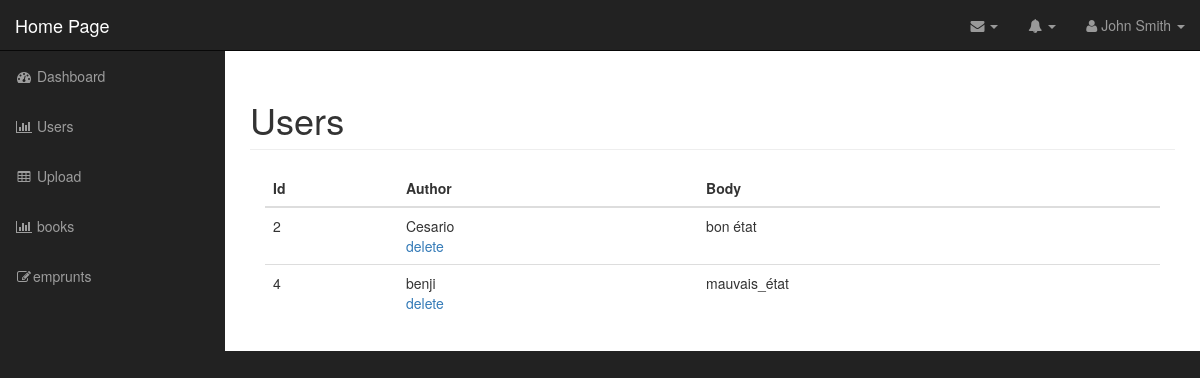
Screenshot of /gallery/admin/emprunt_book.php?id=5 (signed in) with the database file from the repository.
### tables this page shows
CREATE TABLE `emprunts` (
  `id` int(11) NOT NULL,
  `book_id` int(11) NOT NULL,
  `author` varchar(255) NOT NULL,
  `body` text NOT NULL
);

### gallery/admin/includes/database.php (called while the page is built, shortened)
<?php
class Database {
    public $connection;
    public function open_db_connection() {
         $this->connection = new mysqli(DB_HOST,DB_USER,DB_PASS,DB_NAME);
    }
    public function query($sql) {
        $result = $this->connection->query($sql);
        return $result;
    }
    public function escape_string($string) {
        $escaped_string = mysqli_real_escape_string($this->connection, $string);
        return $escaped_string;
    }
}
$database = new Database();

### gallery/admin/includes/emprunt.php (called while the page is built, shortened)
<?php
class Emprunt extends Db_object {
    protected static $db_table = "emprunts";
    public static function find_the_emprunts($book_id=0) {
        global $database;
        $sql = "SELECT * FROM " . self::$db_table;
        $sql .= " WHERE book_id = " . $database->escape_string($book_id);
        $sql .= " ORDER BY book_id ASC";
        return self::find_by_query($sql);
    }
}
?>

### gallery/admin/includes/db_object.php (called while the page is built, shortened)
<?php
class Db_object {
    public static function find_by_query($sql) {
        global $database;
        $result_set = $database->query($sql);
        $the_object_array = array();
        while($row = mysqli_fetch_array($result_set)) {
            $the_object_array[] = static::instantation($row);
        }
        return $the_object_array;
    }
    public static function instantation($the_record) {
        $the_object = new $calling_class;
        foreach ($the_record as $the_attribute => $value) {
            if($the_object -> has_the_attribute($the_attribute)) {
                $the_object -> $the_attribute = $value;
            }
        }
        return $the_object;
    }
        private function has_the_attribute($the_attribute) {
            $object_properties = get_object_vars($this);
            return array_key_exists($the_attribute, $object_properties);
        }
}

### gallery/admin/emprunt_book.php (the view, shortened to what this page needs)
<?php include("includes/header.php"); ?>
<?php
$emprunts = Emprunt::find_the_emprunts($_GET['id']);
?>
        <nav class="navbar navbar-inverse navbar-fixed-top" role="navigation">
            <?php include("includes/top_nav.php") ?>
            <?php include("includes/side_nav.php") ?>
        </nav>
        <div id="page-wrapper">
        <div class="container-fluid">
<div class="row">
    <div class="col-lg-12">
        <h1 class="page-header">
            Users
        </h1>
        <div class="col-md-12">
            <table class="table table-hover">
                <thead>
                    <tr>
                        <th>Id</th>
                        <th>Author</th>
                        <th>Body</th>
                    </tr>
                </thead>
                <tbody>
                    <?php foreach ($emprunts as $emprunt) : ?>
                        <tr>
                        <td><?php echo $emprunt->id; ?></td>
                            <td><?php echo $emprunt-> author;  ?>
                                <div class="action_links">
                                    <a href="delete_emprunt_book.php?id=<?php echo $emprunt->id ?>">delete</a>
                                </div>
                        </td>
                        <td><?php echo $emprunt->body; ?></td>
                    </tr>
                    <?php
                        endforeach; ?>
                </tbody>
            </table>
        </div>
    </div>
</div>
</div>
        </div>
  <?php include("includes/footer.php"); ?>

### gallery/admin/css/sb-admin.css (style rules this page uses)
body { margin-top: 100px; background-color: #222; }
@media (min-width:768px) { body { margin-top: 50px; } }
#page-wrapper { width: 100%; padding: 0; background-color: #fff; }
@media (min-width:768px) { #page-wrapper { padding: 10px; } }

### rows the page displays
emprunts: id "2", author "Cesario", body "bon état"
emprunts: id "4", author "benji", body "mauvais_état"
